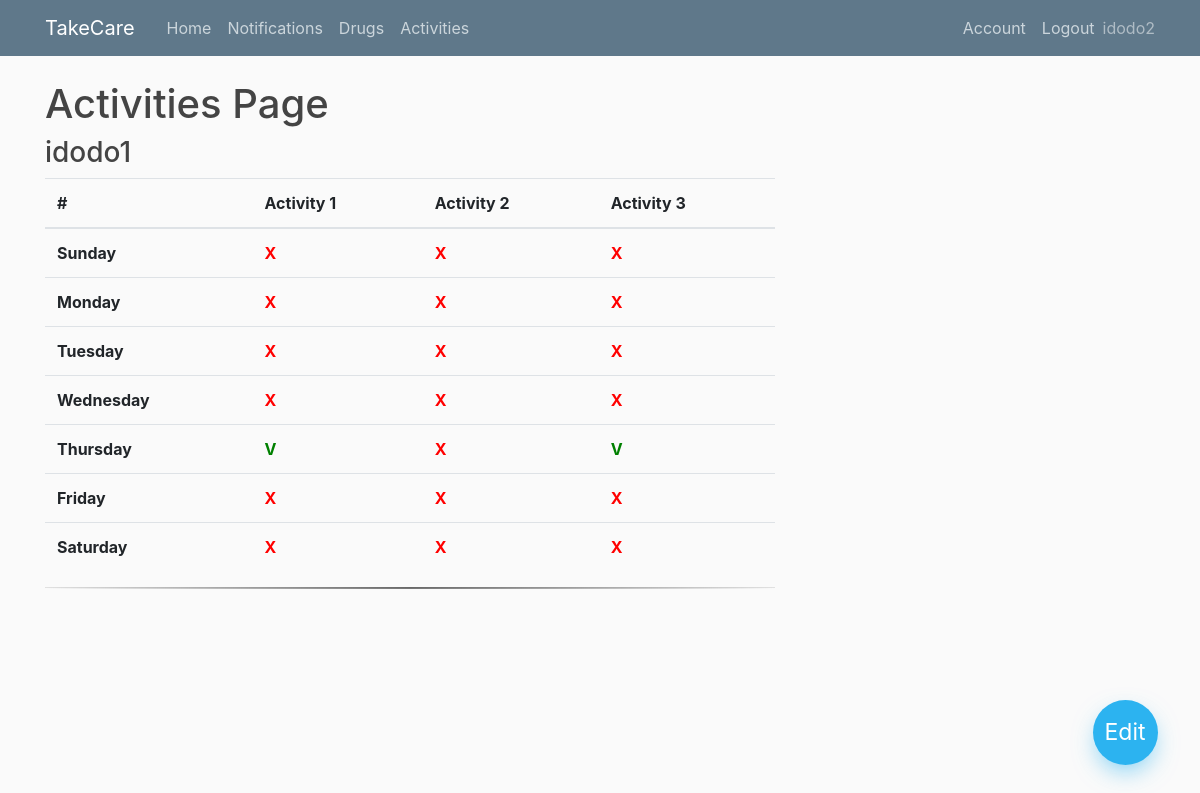
The page /activities (signed in) on the database its author committed.
### app/models.py (models this page shows, shortened)
class User(db.Model, UserMixin):
    id = db.Column(db.Integer, primary_key=True)
    username = db.Column(db.String(20), unique=True,nullable=False)
    email = db.Column(db.String(100), unique=True,nullable=False)
    image_file = db.Column(db.String(100),nullable=False,default='default.jpg')
    password= db.Column(db.String(60),nullable=False)
    ElderlyUser = db.relationship('Elderlyuser',backref='creator',lazy=True )
    Notifications = db.relationship('Notification',backref='creator',lazy=True )
    Drugs = db.relationship('Drug',backref='creator',lazy=True )

class Elderlyuser(db.Model, UserMixin):
    id = db.Column(db.Integer, primary_key=True)
    username = db.Column(db.String(20), unique=True,nullable=False)
    password= db.Column(db.String(60),nullable=False)
    user_id = db.Column(db.Integer, db.ForeignKey('user.id'), nullable=False)

class Activities(db.Model):
    id = db.Column(db.Integer, primary_key=True)
    day= db.Column(db.Integer, nullable=False)
    activity1= db.Column(db.Boolean, nullable=False)
    activity2= db.Column(db.Boolean, nullable=False)
    activity3= db.Column(db.Boolean, nullable=False)
    user_id = db.Column(db.Integer, db.ForeignKey('user.id'), nullable=False)
    elderly_user_id = db.Column(db.Integer, db.ForeignKey('elderlyuser.id'), nullable=False)

### app/routes.py (the view)
@app.route("/activities")
@login_required
def activities():
    if current_user.is_authenticated:
        activities = Activities.query.filter_by(user_id=current_user.id).order_by(Activities.day.asc())
        eldelys = Elderlyuser.query.filter_by(user_id=current_user.id)
        eldelys_dict = {i.id: i.username for i in eldelys}
        eldely_activities = {}
        for el_id in eldelys_dict.keys():
            d1 = Activities.query.filter_by(user_id=current_user.id,elderly_user_id=el_id, day=1).first()
            d2 = Activities.query.filter_by(user_id=current_user.id,elderly_user_id=el_id, day=2).first()
            d3 = Activities.query.filter_by(user_id=current_user.id,elderly_user_id=el_id, day=3).first()
            d4 = Activities.query.filter_by(user_id=current_user.id,elderly_user_id=el_id, day=4).first()
            d5 = Activities.query.filter_by(user_id=current_user.id,elderly_user_id=el_id, day=5).first()
            d6 = Activities.query.filter_by(user_id=current_user.id,elderly_user_id=el_id, day=6).first()
            d7 = Activities.query.filter_by(user_id=current_user.id,elderly_user_id=el_id, day=7).first()
            eldely_activities[el_id] = {'d1':d1,'d2':d2,'d3':d3,'d4':d4,'d5':d5,'d6':d6,'d7':d7}
        return render_template("activities.html", title="activities",eldely_activities=eldely_activities,eldelys_dict=eldelys_dict)
    else:
        return render_template("home.html")

### app/models.py (called while the page is built)
@login_manager.user_loader
def load_user(user_id):
    return User.query.get(int(user_id))

### app/templates/activities.html
{% extends "layout.html" %}
{% block content %}
    <h1>Activities Page</h1>
    <div class="floating-container">
        <a class="floating-button" href="{{ url_for('add_activity')}}">Edit</a>
    </div>
    {% for elderly_user_id in eldelys_dict.keys()%}
      <h3>{{eldelys_dict[elderly_user_id]}}</h3>
              <table class="table">
                  <thead>
                    <tr>
                      <th scope="col">#</th>
                      <th scope="col">Activity 1</th>
                      <th scope="col">Activity 2</th>
                      <th scope="col">Activity 3</th>
                    </tr>
                  </thead>
                  <tbody>
                    <tr>
                      <th scope="row">Sunday</th>
                      <td style="{{ 'color: green;font-weight: bold;' if eldely_activities[elderly_user_id]['d1'].activity1 else 'color: red;font-weight: bold;' }}">{{ 'V' if eldely_activities[elderly_user_id]['d1'].activity1 else 'X' }}</td>
                      <td style="{{ 'color: green;font-weight: bold;' if eldely_activities[elderly_user_id]['d1'].activity2 else 'color: red;font-weight: bold;' }}">{{ 'V' if eldely_activities[elderly_user_id]['d1'].activity2 else 'X' }}</td>
                      <td style="{{ 'color: green;font-weight: bold;' if eldely_activities[elderly_user_id]['d1'].activity3 else 'color: red;font-weight: bold;' }}">{{ 'V' if eldely_activities[elderly_user_id]['d1'].activity3 else 'X' }}</td>
                    </tr>
                    <tr>
                      <th scope="row">Monday</th>
                      <td style="{{ 'color: green;font-weight: bold;' if eldely_activities[elderly_user_id]['d2'].activity1 else 'color: red;font-weight: bold;' }}">{{ 'V' if eldely_activities[elderly_user_id]['d2'].activity1 else 'X' }} </td>
                      <td style="{{ 'color: green;font-weight: bold;' if eldely_activities[elderly_user_id]['d2'].activity2 else 'color: red;font-weight: bold;' }}">{{ 'V' if eldely_activities[elderly_user_id]['d2'].activity2 else 'X' }}  </td>
                      <td style="{{ 'color: green;font-weight: bold;' if eldely_activities[elderly_user_id]['d2'].activity3 else 'color: red;font-weight: bold;' }}">{{ 'V' if eldely_activities[elderly_user_id]['d2'].activity3 else 'X' }}</td>
                    </tr>
                    <tr>
                      <th scope="row">Tuesday</th>
                      <td style="{{ 'color: green;font-weight: bold;' if eldely_activities[elderly_user_id]['d3'].activity1 else 'color: red;font-weight: bold;' }}">{{ 'V' if eldely_activities[elderly_user_id]['d3'].activity2 else 'X' }}</td>
                      <td style="{{ 'color: green;font-weight: bold;' if eldely_activities[elderly_user_id]['d3'].activity2 else 'color: red;font-weight: bold;' }}">{{ 'V' if eldely_activities[elderly_user_id]['d3'].activity1 else 'X' }} </td>
                      <td style="{{ 'color: green;font-weight: bold;' if eldely_activities[elderly_user_id]['d3'].activity3 else 'color: red;font-weight: bold;' }}">{{ 'V' if eldely_activities[elderly_user_id]['d3'].activity3 else 'X' }}</td>
                    </tr>
                    <tr>
                      <th scope="row">Wednesday</th>
                      <td style="{{ 'color: green;font-weight: bold;' if eldely_activities[elderly_user_id]['d4'].activity1 else 'color: red;font-weight: bold;' }}">{{ 'V' if eldely_activities[elderly_user_id]['d4'].activity1 else 'X' }} </td>
                      <td style="{{ 'color: green;font-weight: bold;' if eldely_activities[elderly_user_id]['d4'].activity2 else 'color: red;font-weight: bold;' }}">{{ 'V' if eldely_activities[elderly_user_id]['d4'].activity2 else 'X' }}</td>
                      <td style="{{ 'color: green;font-weight: bold;' if eldely_activities[elderly_user_id]['d4'].activity3 else 'color: red;font-weight: bold;' }}">{{ 'V' if eldely_activities[elderly_user_id]['d4'].activity3 else 'X' }}</td>
                    </tr>
                    <tr>
                      <th scope="row">Thursday</th>
                      <td style="{{ 'color: green;font-weight: bold;' if eldely_activities[elderly_user_id]['d5'].activity1 else 'color: red;font-weight: bold;' }}">{{ 'V' if eldely_activities[elderly_user_id]['d5'].activity1 else 'X' }} </td>
                      <td style="{{ 'color: green;font-weight: bold;' if eldely_activities[elderly_user_id]['d5'].activity2 else 'color: red;font-weight: bold;' }}">{{ 'V' if eldely_activities[elderly_user_id]['d5'].activity2 else 'X' }}</td>
                      <td style="{{ 'color: green;font-weight: bold;' if eldely_activities[elderly_user_id]['d5'].activity3 else 'color: red;font-weight: bold;' }}">{{ 'V' if eldely_activities[elderly_user_id]['d5'].activity3 else 'X' }}</td>
                    </tr>
                    <tr>
                      <th scope="row">Friday</th>
                      <td style="{{ 'color: green;font-weight: bold;' if eldely_activities[elderly_user_id]['d6'].activity1 else 'color: red;font-weight: bold;' }}">{{ 'V' if eldely_activities[elderly_user_id]['d6'].activity1 else 'X' }} </td>
                      <td style="{{ 'color: green;font-weight: bold;' if eldely_activities[elderly_user_id]['d6'].activity2 else 'color: red;font-weight: bold;' }}">{{ 'V' if eldely_activities[elderly_user_id]['d6'].activity2 else 'X' }}</td>
                      <td style="{{ 'color: green;font-weight: bold;' if eldely_activities[elderly_user_id]['d6'].activity3 else 'color: red;font-weight: bold;' }}">{{ 'V' if eldely_activities[elderly_user_id]['d6'].activity3 else 'X' }}</td>
                    </tr>
                    <tr>
                      <th scope="row">Saturday</th>
                      <td style="{{ 'color: green;font-weight: bold;' if eldely_activities[elderly_user_id]['d7'].activity1 else 'color: red;font-weight: bold;' }}">{{ 'V' if eldely_activities[elderly_user_id]['d7'].activity1 else 'X' }} </td>
                      <td style="{{ 'color: green;font-weight: bold;' if eldely_activities[elderly_user_id]['d7'].activity2 else 'color: red;font-weight: bold;' }}">{{ 'V' if eldely_activities[elderly_user_id]['d7'].activity2 else 'X' }}</td>
                      <td style="{{ 'color: green;font-weight: bold;' if eldely_activities[elderly_user_id]['d7'].activity3 else 'color: red;font-weight: bold;' }}">{{ 'V' if eldely_activities[elderly_user_id]['d7'].activity3 else 'X' }}</td>
                    </tr>
                  </tbody>
                </table>
                <hr/>
    {% endfor %}
{% endblock content %}

### app/templates/layout.html (shortened to what this page needs)
<!DOCTYPE html>
<html>
<head>
    <link rel="stylesheet" href="https://maxcdn.bootstrapcdn.com/bootstrap/4.0.0/css/bootstrap.min.css">
    <link rel="stylesheet" href="https://cdn.jsdelivr.net/npm/bootstrap@4.5.3/dist/css/bootstrap.min.css">
    <link rel="stylesheet" type="text/css" href="{{ url_for('static', filename='main.css') }}">
</head>
<body>
    <header class="site-header">
      <nav class="navbar navbar-expand-md navbar-dark bg-steel fixed-top">
        <div class="container">
          <a class="navbar-brand mr-4" href="/">TakeCare</a>
          <div class="collapse navbar-collapse" id="navbarToggle">
            <div class="navbar-nav mr-auto">
              <a class="nav-item nav-link" href="{{url_for('home')}}">Home</a>
              <a class="nav-item nav-link" href="{{url_for('notification')}}">Notifications</a>
              <a class="nav-item nav-link" href="{{url_for('drugs')}}">Drugs</a>
              <a class="nav-item nav-link" href="{{url_for('activities')}}">Activities</a>
            </div>
            {% if not current_user.is_authenticated %}
            <div class="navbar-nav">
              <a class="nav-item nav-link" href="{{url_for('login')}}">Login</a>
              <a class="nav-item nav-link" href="{{url_for('register')}}">Register</a>
            </div>
            {% else %}
            <div class="navbar-nav">
              <a class="nav-item nav-link" href="{{url_for('account')}}">Account</a>
              <a class="nav-item nav-link" href="{{url_for('logout')}}">Logout</a>
              <sapn class="navbar-text">{{current_user.username}}</span>
            </div>
            {% endif %}
          </div>
        </div>
      </nav>
    </header>
    <main role="main" class="container">
      <div class="row">
        <div class="col-md-8">
          {% block content %} {% endblock %}
        </div>
    </main>
</body>
</html>

### app/static/main.css (style rules this page uses)
body { background: #fafafa; color: #333333; margin-top: 5rem; }
h1, h2, h3, h4, h5, h6 { color: #444444; }
.bg-steel { background-color: #5f788a; }
.site-header .navbar-nav .nav-link { color: #cbd5db; }
.floating-container { position: fixed; width: 100px; height: 100px; bottom: 0; right: 0; margin: 35px 25px; }
.floating-container .floating-button { position: absolute; width: 65px; height: 65px; background: #2cb3f0; bottom: 0; border-radius: 50%; left: 0; right: 0; margin: auto; color: white; line-height: 65px; text-align: center; font-size: 23px; z-index: 100; box-shadow: 0 10px 25px -5px rgba(44, 179, 240, 0.6); cursor: pointer; -webkit-transition: all 0.3s; transition: all 0.3s; }
hr { background: linear-gradient(90deg, rgba(250,250,250,1) 0%, rgba(116,116,116,1) 50%, rgba(250,250,250,1) 100%); height: 1px; }

### rows shown on the page
User: username "idodo2"
Elderlyuser: username "idodo1"
Activities: activity1 "X", activity2 "X", activity3 "X"
Activities: activity1 "X", activity2 "X", activity3 "X"
Activities: activity2 "X", activity1 "X", activity3 "X"
Activities: activity1 "X", activity2 "X", activity3 "X"
Activities: activity1 "V", activity2 "X", activity3 "V"
Activities: activity1 "X", activity2 "X", activity3 "X"
Activities: activity1 "X", activity2 "X", activity3 "X"
